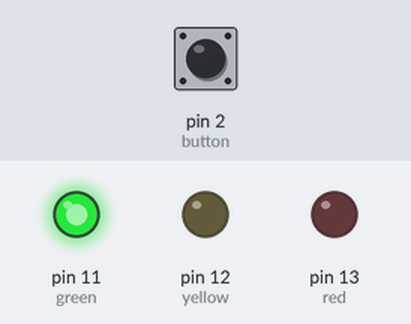
The sketch below on a simulated Arduino Uno, built with avr-gcc and run on an emulated ATmega328P. Shown: output pins drawn as LEDs (lit = HIGH). The inputs (shaded band) are chosen by the test bench; at power-on: pin 2 (button) LOW.

Above: at 1.2 s.
1.3 s: pin 2 (button) pulled HIGH for 0.15 s
At 2.6 s:
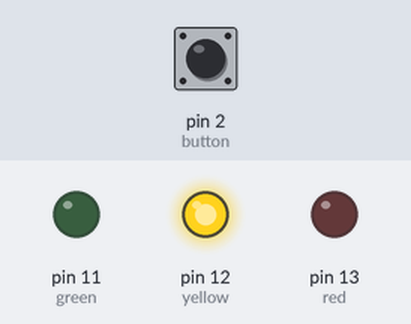
At 4.1 s:
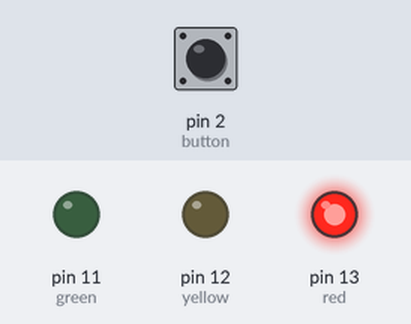
Timing chart, 0 to 9.8 s (numbered marks = the images above; inputs shaded):
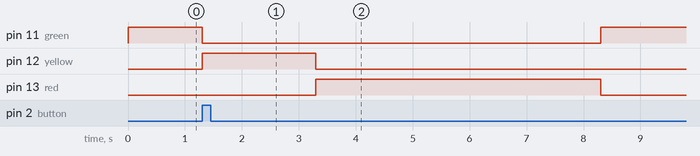

The sketch:

traffic_light_control_switch.ino
```cpp
//initial setup value
int red = 13;
int yellow = 12;
int green = 11;
int wait_time = 5000;

int button = 2; // switch is on pin 2
int buttonValue = 0; // switch defaults to 0 or LOW

// put your setup code here, to run once:
void setup() {
  //set up the pin output
  pinMode(red,OUTPUT);
  pinMode(yellow,OUTPUT);
  pinMode(green,OUTPUT);

  //setup the initial state
  pinMode(button,INPUT);
  digitalWrite(green,HIGH);
}


void loop(){
  // read the value of the switch
  buttonValue = digitalRead(button);
  // if the switch is HIGH, ie. pushed down - change the lights!
  if (buttonValue == HIGH)
  {
    changeLights();
    delay(wait_time); // wait for 5 seconds
  }
}

/* VER 1.0
void loop(){
  changeLights();
  delay(wait_time);
}
*/


void changeLights(){
  // green off, yellow for 2 seconds
  digitalWrite(green,LOW);
  digitalWrite(yellow,HIGH);
  delay(2000);

  // turn off yellow, then turn red on for 3 seconds
  digitalWrite(yellow,LOW);
  digitalWrite(red,HIGH);
  delay(3000);

  // red and yellow on for 2 seconds (red is already on though)
  //digitalWrite(yellow,HIGH);
  delay(2000);

  // turn off red and yellow, then turn on green
  digitalWrite(yellow,LOW);
  digitalWrite(red,LOW);
  digitalWrite(green,HIGH);
}
```

Measured:
- after the input at 1.3 s, pin 11 (green): HIGH → LOW at once, → HIGH 7.0 s later; pin 12 (yellow): LOW → HIGH at once, → LOW 2.0 s later; pin 13 (red): LOW → HIGH after 2.0 s, → LOW 5.0 s later
